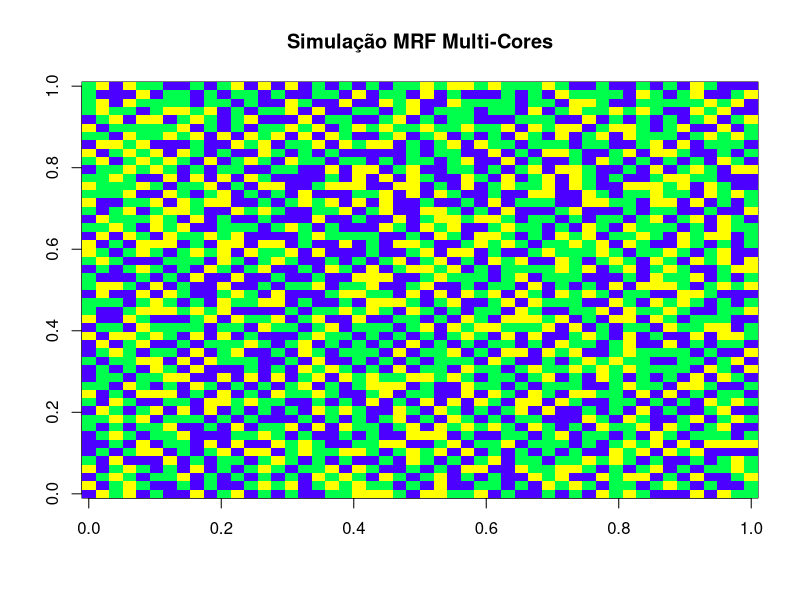

Source code (R):
# Parâmetros do Modelo
grid_size <- 50       # Tamanho da imagem (50x50)
n_colors <- 3         # Cores
alpha <- 0.6       # Negativo para ser valorizar vizinhos iguais
betas <- c(0, 0, 0.7)   # Penalização para cada cor
n_iterations <- 500000 # Sugestão do livro

# Aleatorizando o grid
grid <- matrix(sample(0:(n_colors-1), grid_size^2, replace = TRUE), nrow = grid_size)

# Contagem de vizinhos iguais
count_matches <- function(g, i, j, color) {
  res <- 0
  if(i > 1) res <- res + (g[i-1, j] == color)
  if(i < grid_size) res <- res + (g[i+1, j] == color)
  if(j > 1) res <- res + (g[i, j-1] == color)
  if(j < grid_size) res <- res + (g[i, j+1] == color)
  return(res)
}

# Troca de cores por reversibilidade
for(step in 1:n_iterations) {
  # Seleciona pixel aleatório
  i <- sample(1:grid_size, 1)
  j <- sample(1:grid_size, 1)
  
  energies = rep(0, n_colors)
  
  for(color in 0:(n_colors-1)) {
   # Calcula a energia de cada cor
    energies[color + 1] <- -alpha * count_matches(grid, i, j, color) - betas[color + 1]
  }
  
  # Transforma as energias em probabilidade
    prob_colors <- exp(energies)/sum(exp(energies))
  
  # Critério de troca
    grid[i, j] <- sample(0:(n_colors-1), 1, prob = prob_colors)
    
}

# Gráfico
image(grid, col = topo.colors(n_colors), main = "Simulação MRF Multi-Cores")


# Função de Log-PL que opera diretamente sobre a matriz 'grid'
log_pl <- function(params) {
  
  # Recuperando os parâmetros do vetor 'par' de tamanho 3
  alpha_est <- params[1] 
  
  # Fixando o b0 em 0 para identificabilidade
  b0 <- 0
  b1 <- params[2]
  b2 <- params[3]
  betas_est <- c(b0, b1, b2)
  
  log_pl_total <- 0
  
  # Percorrendo cada pixel da imagem 50x50
  for(i in 1:grid_size) {
    for(j in 1:grid_size) {
      
      # Cor observada no pixel atual
      color_obs <- grid[i, j]
      
      # Número de matches
      n_viz_obs <- count_matches(grid, i, j, color_obs)
      
      # Numerador
      num <- exp(-alpha_est * n_viz_obs - betas_est[color_obs + 1])
      
      # Denominador
      den <- 0
      for(m in 0:(n_colors-1)) {
        n_viz_m <- count_matches(grid, i, j, m)
        den <- den + exp(-alpha_est * n_viz_m - betas_est[m + 1])
      }
      
      # Acumulando o logaritmo da probabilidade condicional
      log_pl_total <- log_pl_total + log(num / den)
    }
  }
  
  # Retorna negativo para que o 'optim' minimize
  return(-log_pl_total)
}

# Otimização
fit <- optim(par = c(0.6, 0, 0.7), fn = log_pl)

# Resultados

results <- data.frame(
  Parâmetro = c("Alpha", "Beta Ref", "Beta 1", "Beta 2"),
  Real = c(alpha, betas),
  Estimado = c(fit$par[1], "-", fit$par[2], fit$par[3])
)

results
